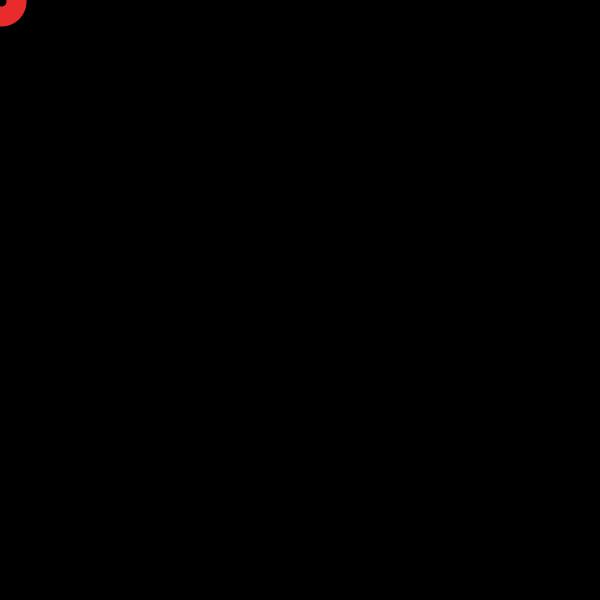
Frame 1 (no input)
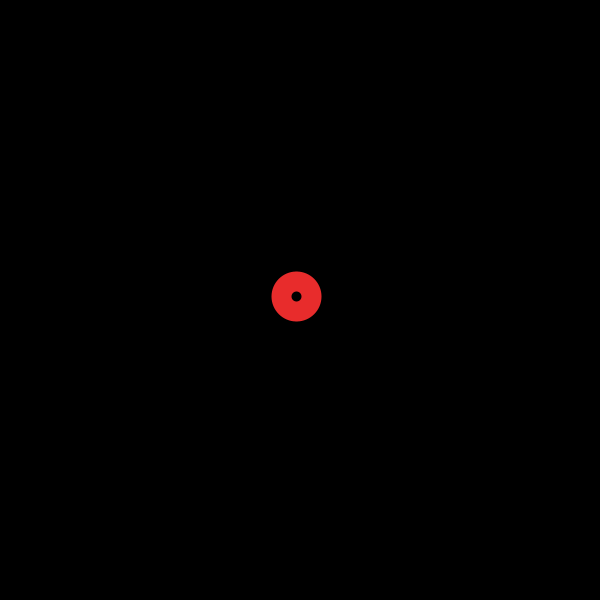
Frame 60 (the mouse pressed at the canvas centre just before this capture)
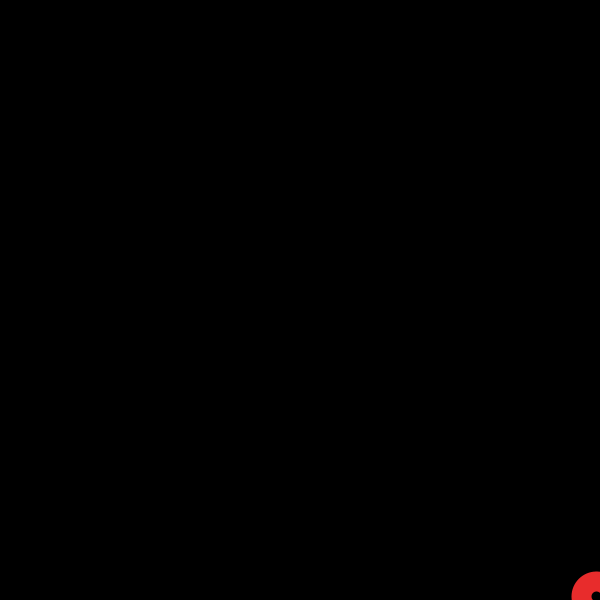
Frame 120 (the mouse held since frame 60 and released just before this capture)

The Processing sketch that drew these frames (run headless with seeded random() and noise(); from frame 60 on, the mouse is pressed at the canvas centre):

// Processing sketch: processing_90596
// ── processing_90596.pde

/*

 It's Alive!!!
 make a circle that "breathes" using variables and for loops
 */

int xPos = 1;
int yPos = 1;
int xCount = 5;
int yCount = 2;

void setup() {
  //frameRate(1000);
  size(600, 600);
  smooth();
}

void draw() {
  background(0);
  noFill();
  stroke(232, 44, 44);
  strokeWeight(20);
  ellipse(xPos, yPos, 30, 30);
  xPos = xPos + xCount;  //index x position by 1
  if (xPos >= 600 || xPos <= 0) {
    xCount = -xCount;  //reverse when you hit the far edge
  }
  yPos = yPos + round(yCount*2.5);  //index y position by 1
  if (yPos >= 600 || yPos <= 0) {
    yCount = -yCount;  //reverse when you hit the far edge
  }
}
